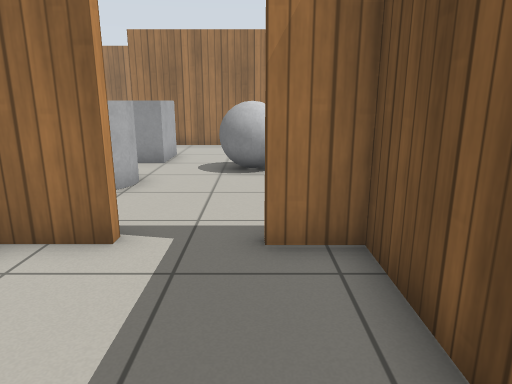
[1] (above)

24 first-person views from a walk through a Gazebo world. The camera is 1 m above the floor, tilts 14° down and sees 70° across. The floor is counted in squares, 0.5 m on a side. Each view is taken from the middle of a square. On the plan, view 1 faces up. The plan holds only what a view shows up to about 19 squares ahead; the rest is blank. Gazebo's built-in surfaces are drawn with simple patterns.

[2]
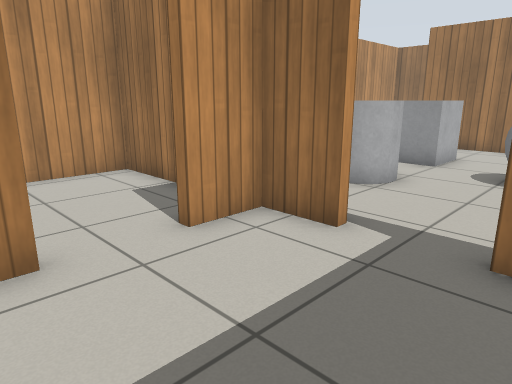

[3]
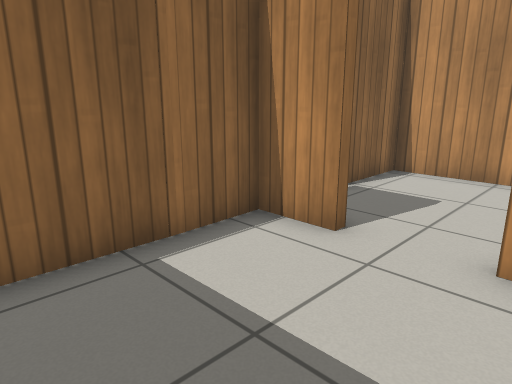

[4]
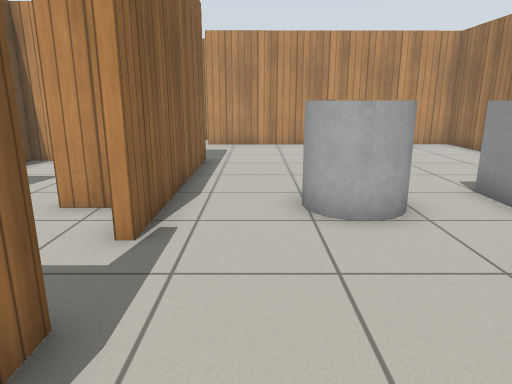

[5]
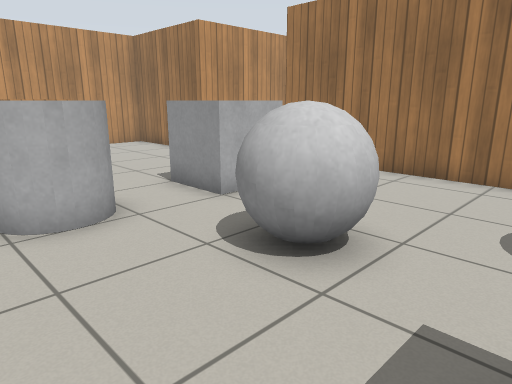

[6]
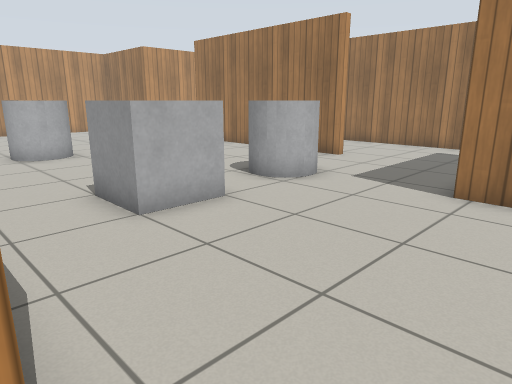

[7]
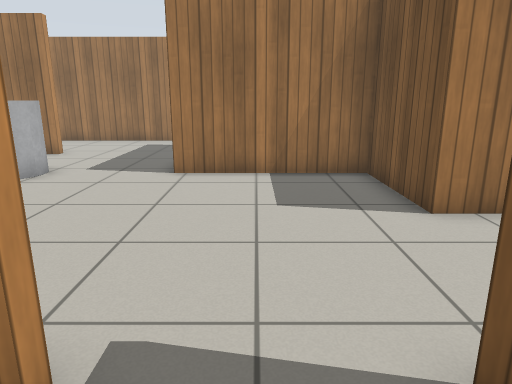

[8]
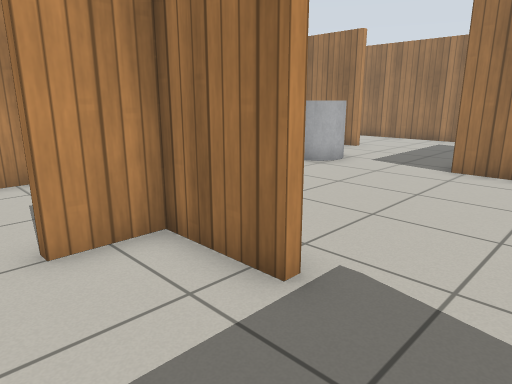

[9]
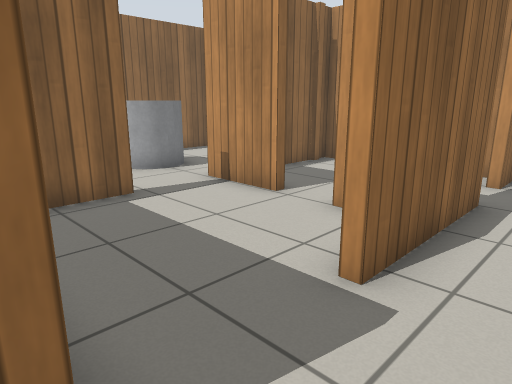

[10]
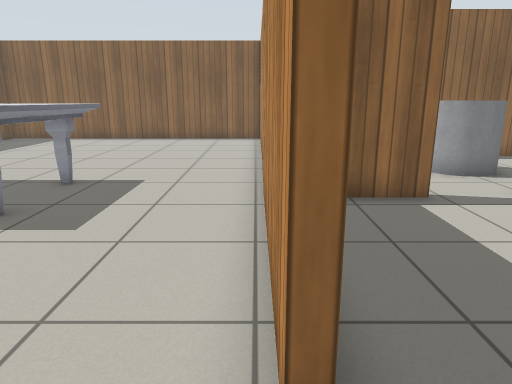

[11]
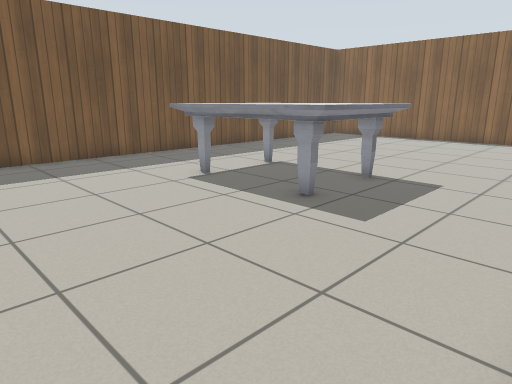

[12]
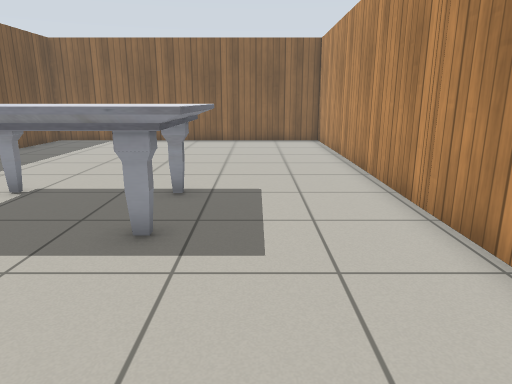

[13]
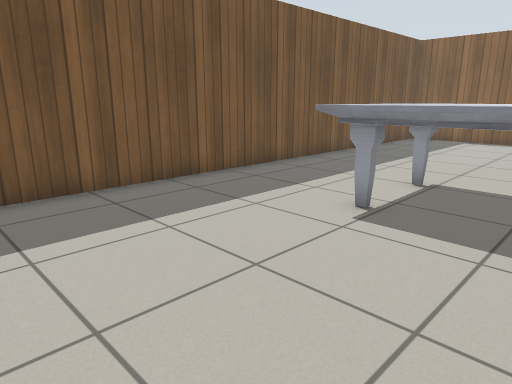

[14]
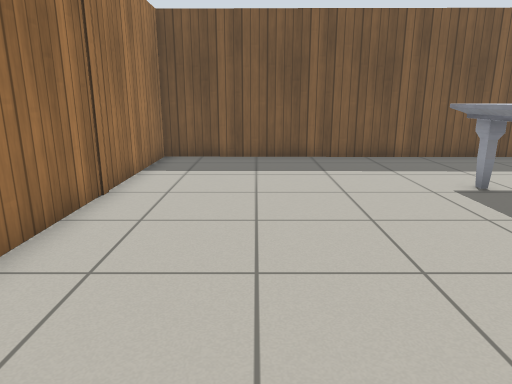

[15]
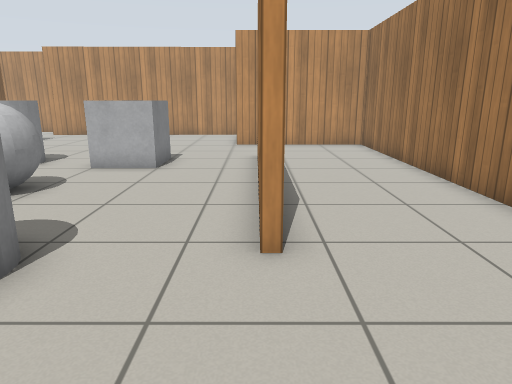

[16]
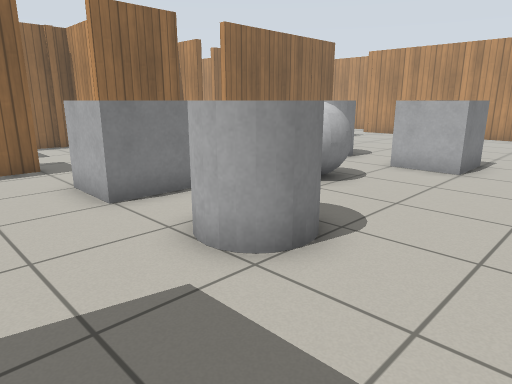

[17]
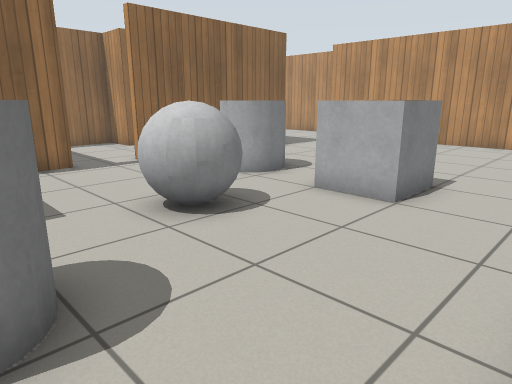

[18]
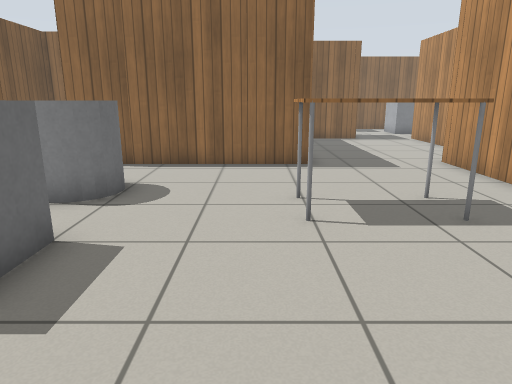

[19]
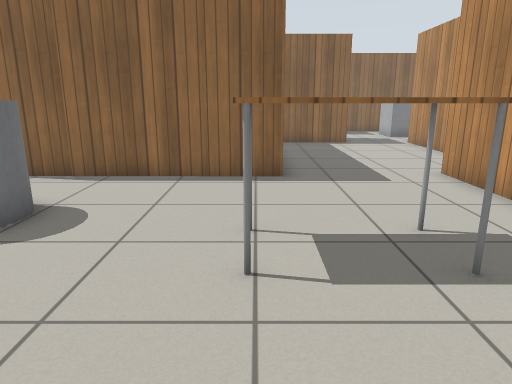

[20]
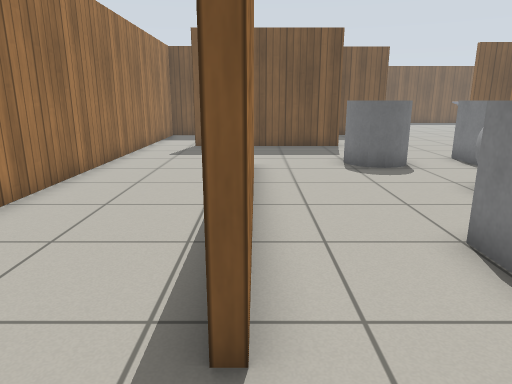

[21]
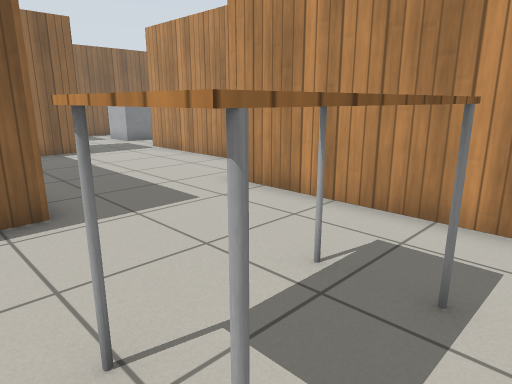

[22]
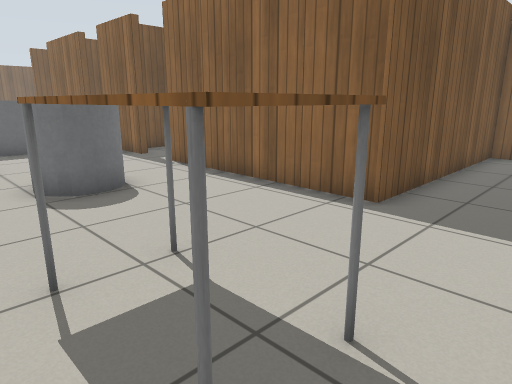

[23]
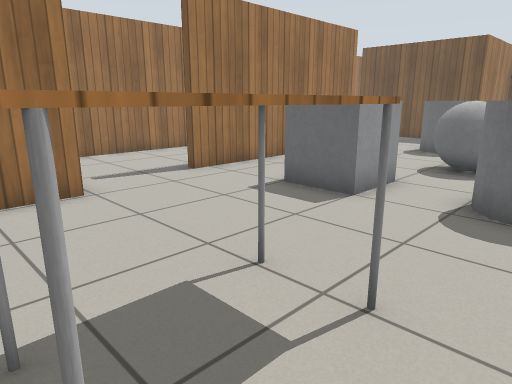

[24]
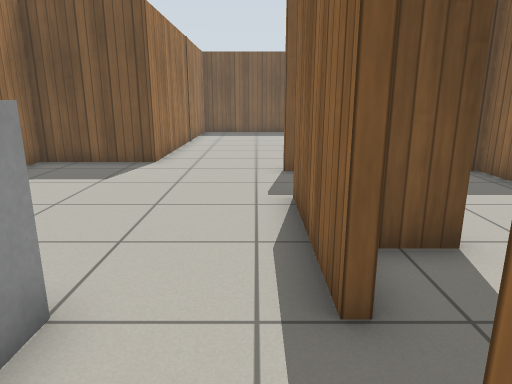

### Floor plan
Points are (right, up) in squares from view 1. A wall is a line through its corners. A room is listed if a view was taken in it or the views show most of it. See-through windows are left out.
Room 1 (views 1, 2, 3)
walls: (-3.8, 1) (-3.8, -0.6) (1.6, -0.6) (1.6, 4.9) (0.1, 4.9); (-2, 4.9) (-3.8, 4.9) (-3.8, 3.1)
ways out: opening at (-1, 5) to room 2; opening at (-4, 2.5)
Room 2 (views 4, 5, 6, 9, 10, 11, 14, 19, 21, 22, 23, 24)
walls: (0.1, 4.9) (0.1, 5.2) (3.3, 5.2); (5, 5.2) (9.6, 5.2); (3.5, 17.1) (-5.6, 17.1); (-9.7, 5.2) (-2, 5.2); (-9.2, 16.1) (-14.4, 16.1) (-14.3, 4.7); (12.5, 4.8) (12.5, 5.3); (14.2, 9.4) (14.2, 13.2) (8.7, 13.3) (8.7, 17.1)
ways out: opening at (-1, 5) to room 1; opening at (11, 5) to room 3; opening at (14, 6.5) to room 4; opening at (-7, 17) to room 5; opening at (6, 17) to room 5; opening at (4.5, 5) to room 6; opening at (-12, 5)
objects: table (-12, 9) to (-9, 11); grey cylinder (-5, 8) to (-3, 10); grey box (-5, 12) to (-3, 14); grey ball (-1, 10) to (1, 12); grey box (3, 8) to (5, 10); grey cylinder (3, 12) to (5, 14)
Room 3 (views 7, 8)
walls: (9.2, -0.6) (12.6, -0.6); (9.6, 4.9) (7, 4.9) (7, 3.2); (7, 1.6) (7, -1)
ways out: opening at (11, 5) to room 2; opening at (7, 2) to room 6; gap at (7, 3) to room 6; opening at (8.5, -1)
Room 4 (views 12, 13)
walls: (12.8, 5.3) (12.8, -13.2) (26.2, -13.2) (26.4, 9.4) (14.2, 9.4)
ways out: opening at (14, 6.5) to room 2
objects: marble table (17, -2) to (22, 1)
Room 5 (views 15, 16, 17, 18, 20)
walls: (9.4, 22) (-9.2, 22) (-9.2, 16.1)
ways out: opening at (-7, 17) to room 2; opening at (6, 17) to room 2; opening at (9, 20.5)
Room 6 (no view inside)
walls: (7, 3.2) (6.7, 3.2) (6.7, 4.4); (1.9, 1.8) (1.9, -0.6); (2.6, -0.6) (4.1, -0.6); (1.9, 4.6) (1.9, 3.6)
ways out: opening at (4.5, 5) to room 2; opening at (7, 2) to room 3; gap at (7, 3) to room 3

Where each view was taken, in squares from view 1:
view 1: 0 up, 0 right, facing up
view 2: 0 up, 1 right, facing up-left
view 3: 4 up, 1 right, facing down-left
view 4: 7 up, 3 right, facing left
view 5: 7 up, 3 right, facing up-left
view 6: 5 up, 11 right, facing up-left
view 7: 3 up, 11 right, facing up
view 8: 2 up, 12 right, facing up-left
view 9: 7 up, 13 right, facing down-left
view 10: 7 up, 13 right, facing down
view 11: 7 up, 13 right, facing down-right
view 12: 6 up, 16 right, facing down
view 13: 7 up, 18 right, facing down-right
view 14: 6 up, 13 right, facing right
view 15: 17 up, 8 right, facing left
view 16: 17 up, 8 right, facing down-left
view 17: 17 up, 4 right, facing down-left
view 18: 17 up, 8 left, facing down
view 19: 15 up, 9 left, facing down
view 20: 17 up, 8 left, facing right
view 21: 12 up, 8 left, facing down-left
view 22: 12 up, 13 left, facing down-right
view 23: 8 up, 12 left, facing up-right
view 24: 6 up, 2 right, facing right
